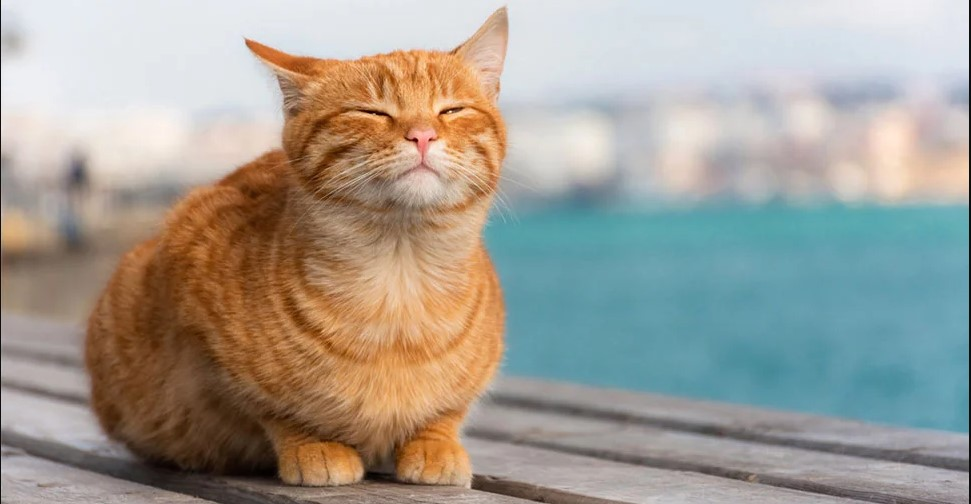
#> input picture gato.jpg, 971 x 504 px
$ python histograma.py
#> lines starting #> are read from the running program, lines starting #| are printed output that depends on the picture
from matplotlib import pyplot as plt
import cv2

img = cv2.imread(('gato.jpg'))
#> img is the input picture: shape (504, 971, 3); mean B, G, R 148.3, 157.8, 162.5
img = cv2.cvtColor(img, cv2.COLOR_RGB2GRAY)
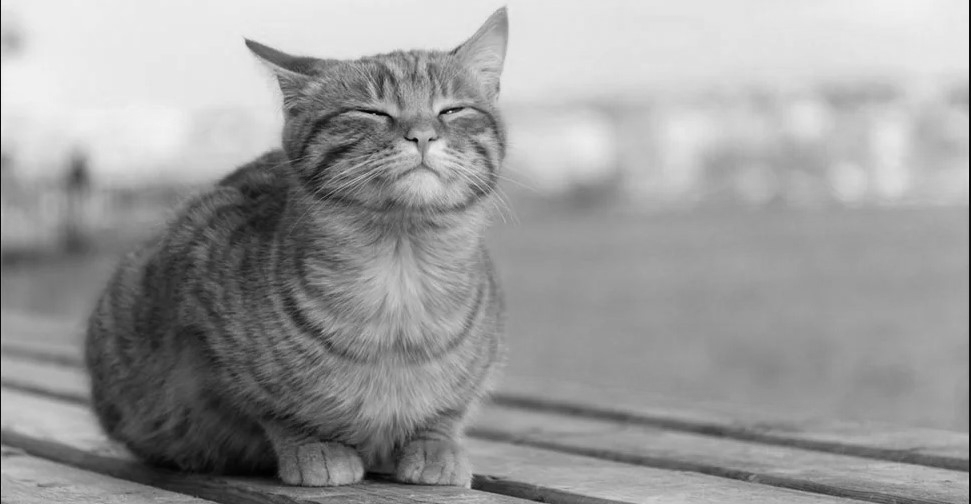
#> img: shape (504, 971); min 0, max 243, mean 155.5
cv2.imshow("Imagem RGB", img)

canais = cv2.split(img)
color = ("b", "g", "r")

plt.figure()
plt.title("Histograma RGB")
plt.xlabel("Intensidade")
plt.ylabel("Qtde de Pixels")


for(canal, cor) in zip(canais, color):
    hist = cv2.calcHist([canal], [0], None, [256], [0, 256])
    plt.plot(hist, color = cor)
    plt.xlim([0, 256])
#> this loop made 1 pass
#> cor on pass 1: 'b'

plt.show()
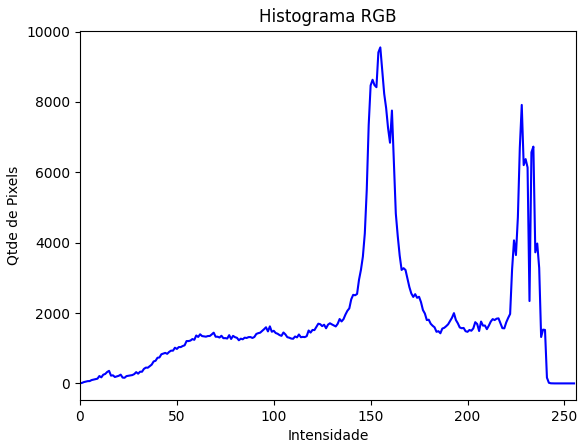
#> figure drawn by matplotlib, 1 panel; curve peaks at x = 155, y = 9550

$ run again, with pessoa_sorrindo.jpg copied over gato.jpg
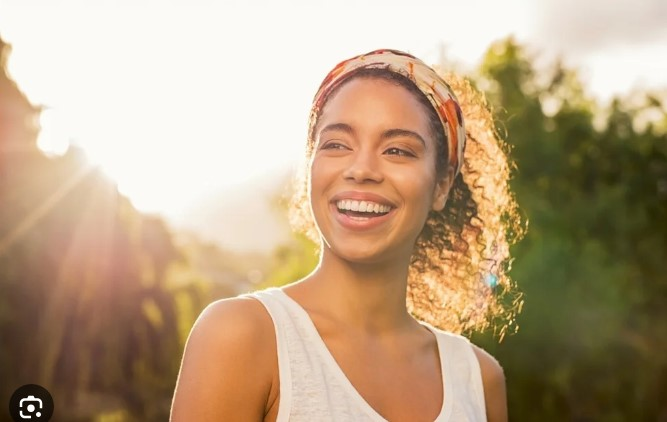
#> input picture pessoa_sorrindo.jpg, 667 x 422 px
#> img is the input picture: shape (422, 667, 3); mean B, G, R 132.3, 161.9, 185.8
#> `img = cv2.cvtColor(img, cv2.COLOR_RGB2GRAY)`:
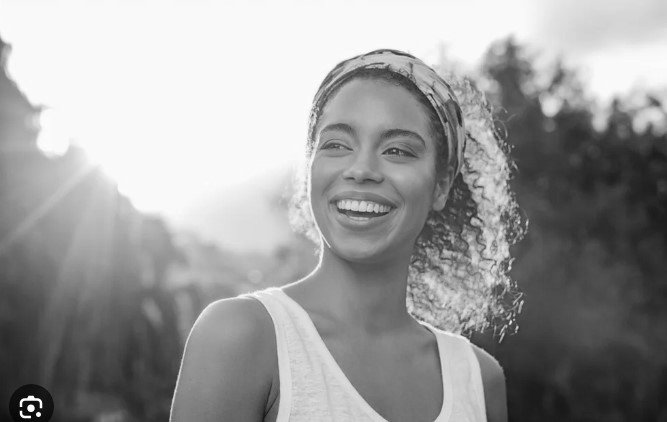
#> img: shape (422, 667); min 1, max 255, mean 155.8
#> the loop `for(canal, cor) in zip(canais, color):` made 1 pass
#> cor on pass 1: 'b'
#> `plt.show()`:
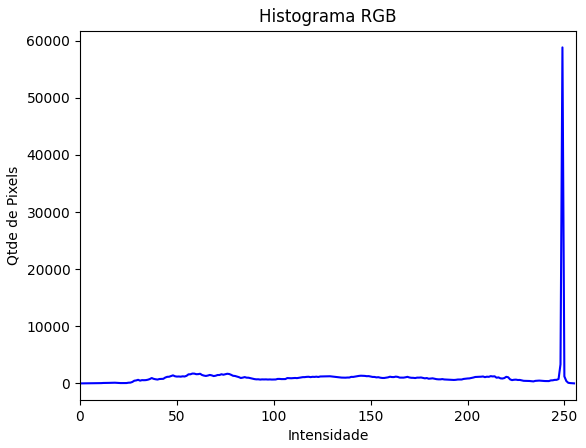
#> figure drawn by matplotlib, 1 panel; curve peaks at x = 249, y = 58844
